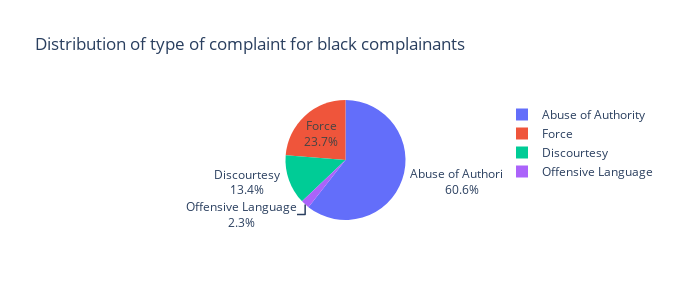

Here is the notebook cell this chart was saved with:
### Code cell
print(dfB.groupby('fado_type').count()['complaint_id'])
fig = px.pie(dfB,'fado_type',title='Distribution of type of complaint for black complainants',width=700, height=300)
fig=fig.update_traces(textinfo="percent+label")
fig.show()

### Figure 1 — Plotly figure (JSON) as saved in the notebook; plotly's stock layout.template omitted (floating-point values rounded to 4 significant figures; data arrays with more than 128 entries replaced by an {"elided": "..."} marker saying what was removed)
{"data": [{"domain": {"x": [0, 1], "y": [0, 1]}, "hovertemplate": "fado_type=%{label}<extra></extra>", "labels": {"elided": "17042 str values"}, "legendgroup": "", "name": "", "showlegend": true, "textinfo": "percent+label", "type": "pie"}], "layout": {"height": 300, "legend": {"tracegroupgap": 0}, "title": {"text": "Distribution of type of complaint for black complainants"}, "width": 700}}
